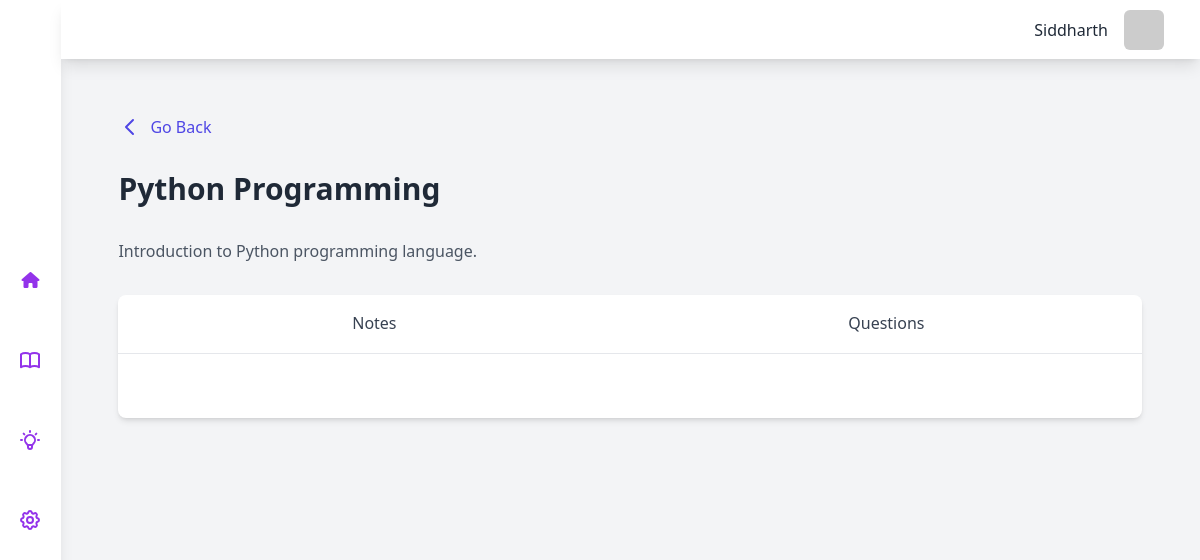
/subtopics/1/ (signed in), run on the app's committed database.
### main/models.py (models this page shows, shortened)
class SubTopic(models.Model):
    topic = models.ForeignKey(Topic, on_delete=models.CASCADE, related_name='subtopics')
    name = models.CharField(max_length=255)
    description = models.TextField(blank=True, null=True)

### main/views.py (the view)
# urls.py: path('subtopics/<int:pk>/', views.subtopic_detail, name='subtopic_detail'),
def subtopic_detail(request, pk):
    subtopic = get_object_or_404(SubTopic, pk=pk)
    notes = subtopic.notes.all()
    questions = subtopic.questions.all()
    return render(request, 'subtopic_detail.html', {'subtopic': subtopic, 'notes': notes, 'questions': questions})

### main/templates/subtopic_detail.html (shortened to what this page needs)
{% extends 'base.html' %}
{% load static %}
{% load custom_tags %}
{% block content %}
<div class="container mx-auto my-10">
    <div class="mb-8">
        <a href="javascript:history.back()" class="text-indigo-600 hover:text-indigo-800 transition-colors duration-300 flex items-center">
            <svg xmlns="http://www.w3.org/2000/svg" class="h-6 w-6 mr-2" fill="none" viewBox="0 0 24 24" stroke="currentColor">
                <path stroke-linecap="round" stroke-linejoin="round" stroke-width="2" d="M15 19l-7-7 7-7" />
            </svg>
            Go Back
        </a>
    </div>
    <h2 class="text-3xl font-bold text-gray-800 mb-8">{{ subtopic.name }}</h2>
    <p class="text-gray-600 mb-8">{{ subtopic.description }}</p>
    <div class="bg-white shadow-md rounded-lg">
        <ul class="flex border-b">
            <li class="flex-1">
                <a href="#notes-tab" class="block p-4 text-center text-gray-700 border-b-2 border-transparent hover:border-indigo-600 hover:text-indigo-600 transition-all duration-300 active-tab" onclick="openTab(event, 'notes')">Notes</a>
            </li>
            <li class="flex-1">
                <a href="#questions-tab" class="block p-4 text-center text-gray-700 border-b-2 border-transparent hover:border-indigo-600 hover:text-indigo-600 transition-all duration-300" onclick="openTab(event, 'questions')">Questions</a>
            </li>
        </ul>
        <div id="notes" class="tab-content p-8">
        </div>
    </div>
</div>
{% endblock %}

### main/templates/base.html (shortened to what this page needs)
{% load static %}
<!DOCTYPE html>
<html lang="en">
<head>
    <link rel="stylesheet" href="{% static 'styles.css' %}">
    <script src="https://cdn.tailwindcss.com"></script>
    <link rel="stylesheet" href="https://cdnjs.cloudflare.com/ajax/libs/font-awesome/6.6.0/css/all.min.css" />
</head>
<body>
    <div class="h-screen w-full bg-gray-100 relative flex overflow-hidden">
        <aside class="h-full w-16 flex flex-col space-y-10 items-center justify-center relative bg-white text-purple-600 shadow-lg">
            <a href="{% url 'home' %}">
                <div class="h-10 w-10 flex items-center justify-center rounded-lg cursor-pointer hover:text-white hover:bg-purple-600 hover:duration-300 hover:ease-linear focus:bg-purple-600">
                    <i class="fa-solid fa-house"></i>
                </div>
            </a>
            <a href="{% url 'subjects' %}">
                <div class="h-10 w-10 flex items-center justify-center rounded-lg cursor-pointer hover:text-white hover:bg-purple-600 hover:duration-300 hover:ease-linear focus:bg-purple-600">
                </div>
            </a>
            <div class="h-10 w-10 flex items-center justify-center rounded-lg cursor-pointer hover:text-white hover:bg-purple-600 hover:duration-300 hover:ease-linear focus:bg-purple-600">
            </div>
            <div class="h-10 w-10 flex items-center justify-center rounded-lg cursor-pointer hover:text-white hover:bg-purple-600 hover:duration-300 hover:ease-linear focus:bg-purple-600">
            </div>
        </aside>
        <div class="w-full h-full flex flex-col justify-between">
            <header class="h-16 w-full flex items-center relative justify-end px-5 space-x-10 bg-white shadow-lg">
                <div class="flex flex-shrink-0 items-center space-x-4 text-gray-800">
                    {% if request.user.is_authenticated %}
                        <div class="flex flex-col items-end">
                            <div class="text-md font-medium ">{{ request.user.username }}</div>
                        </div>
                        <a class="" href="{% url 'dashboard' %}">
                            <img
                                src="https://api.dicebear.com/9.x/adventurer-neutral/svg?seed={{ user.username }}"
                                alt="avatar"
                                class="w-10 h-10 object-cover rounded-md mr-4"
                            />
                        </a>
                    {% else %}
                        <div class="flex space-x-4">
                            <a href="{% url 'login' %}" class="text-sm font-medium text-purple-600">Login</a>
                            <a href="{% url 'signup' %}" class="text-sm font-medium text-purple-600">Signup</a>
                        </div>
                    {% endif %}
                </div>
            </header>
            <main class="max-w-full h-full flex relative overflow-y-hidden">
                <div class="h-full w-full m-4 overflow-y-scroll">
                    {% block content %}{% endblock %}
                </div>
            </main>
        </div>
    </div>
</body>
</html>

### data on the page
SubTopic: name "Python Programming", description "Introduction to Python programming language."

### other printed values
{{ request.user.username }} "Siddharth"
